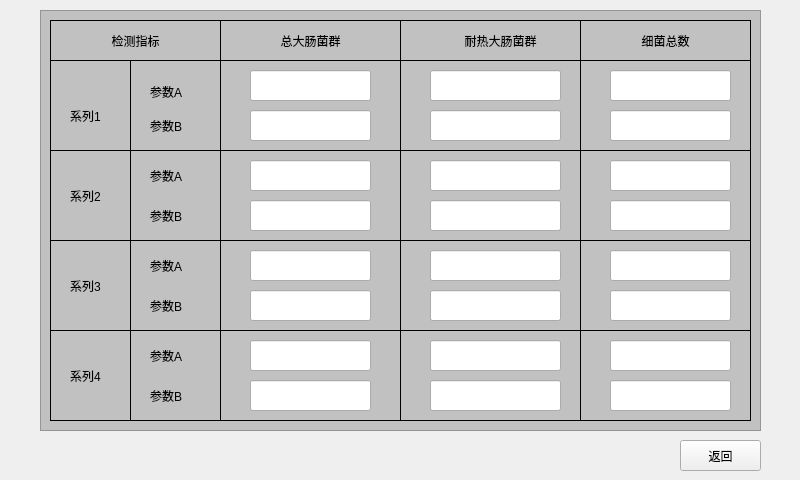
<?xml version="1.0" encoding="UTF-8"?>
<ui version="4.0">
 <class>ParaTable</class>
 <widget class="QWidget" name="ParaTable">
  <property name="geometry">
   <rect>
    <x>0</x>
    <y>0</y>
    <width>800</width>
    <height>480</height>
   </rect>
  </property>
  <property name="windowTitle">
   <string>Form</string>
  </property>
  <widget class="QLabel" name="lb1">
   <property name="geometry">
    <rect>
     <x>80</x>
     <y>20</y>
     <width>111</width>
     <height>41</height>
    </rect>
   </property>
   <property name="text">
    <string>检测指标</string>
   </property>
   <property name="alignment">
    <set>Qt::AlignCenter</set>
   </property>
  </widget>
  <widget class="QLabel" name="lb2">
   <property name="geometry">
    <rect>
     <x>250</x>
     <y>20</y>
     <width>121</width>
     <height>41</height>
    </rect>
   </property>
   <property name="text">
    <string>总大肠菌群</string>
   </property>
   <property name="alignment">
    <set>Qt::AlignCenter</set>
   </property>
  </widget>
  <widget class="QLabel" name="lb3">
   <property name="geometry">
    <rect>
     <x>430</x>
     <y>20</y>
     <width>141</width>
     <height>41</height>
    </rect>
   </property>
   <property name="text">
    <string>耐热大肠菌群</string>
   </property>
   <property name="alignment">
    <set>Qt::AlignCenter</set>
   </property>
  </widget>
  <widget class="QLabel" name="lb4">
   <property name="geometry">
    <rect>
     <x>620</x>
     <y>20</y>
     <width>91</width>
     <height>41</height>
    </rect>
   </property>
   <property name="text">
    <string>细菌总数</string>
   </property>
   <property name="alignment">
    <set>Qt::AlignCenter</set>
   </property>
  </widget>
  <widget class="QLabel" name="label_6">
   <property name="geometry">
    <rect>
     <x>70</x>
     <y>100</y>
     <width>71</width>
     <height>31</height>
    </rect>
   </property>
   <property name="text">
    <string>系列1</string>
   </property>
  </widget>
  <widget class="QLabel" name="label_7">
   <property name="geometry">
    <rect>
     <x>70</x>
     <y>180</y>
     <width>71</width>
     <height>31</height>
    </rect>
   </property>
   <property name="text">
    <string>系列2</string>
   </property>
  </widget>
  <widget class="QLabel" name="label_8">
   <property name="geometry">
    <rect>
     <x>70</x>
     <y>270</y>
     <width>71</width>
     <height>31</height>
    </rect>
   </property>
   <property name="text">
    <string>系列3</string>
   </property>
  </widget>
  <widget class="QLabel" name="label_9">
   <property name="geometry">
    <rect>
     <x>70</x>
     <y>360</y>
     <width>71</width>
     <height>31</height>
    </rect>
   </property>
   <property name="text">
    <string>系列4</string>
   </property>
  </widget>
  <widget class="QLabel" name="label_10">
   <property name="geometry">
    <rect>
     <x>150</x>
     <y>76</y>
     <width>71</width>
     <height>31</height>
    </rect>
   </property>
   <property name="text">
    <string>参数A</string>
   </property>
  </widget>
  <widget class="QLabel" name="label_11">
   <property name="geometry">
    <rect>
     <x>150</x>
     <y>110</y>
     <width>71</width>
     <height>31</height>
    </rect>
   </property>
   <property name="text">
    <string>参数B</string>
   </property>
  </widget>
  <widget class="QLabel" name="label_12">
   <property name="geometry">
    <rect>
     <x>150</x>
     <y>200</y>
     <width>71</width>
     <height>31</height>
    </rect>
   </property>
   <property name="text">
    <string>参数B</string>
   </property>
  </widget>
  <widget class="QLabel" name="label_13">
   <property name="geometry">
    <rect>
     <x>150</x>
     <y>160</y>
     <width>71</width>
     <height>31</height>
    </rect>
   </property>
   <property name="text">
    <string>参数A</string>
   </property>
  </widget>
  <widget class="QLabel" name="label_14">
   <property name="geometry">
    <rect>
     <x>150</x>
     <y>290</y>
     <width>71</width>
     <height>31</height>
    </rect>
   </property>
   <property name="text">
    <string>参数B</string>
   </property>
  </widget>
  <widget class="QLabel" name="label_15">
   <property name="geometry">
    <rect>
     <x>150</x>
     <y>250</y>
     <width>71</width>
     <height>31</height>
    </rect>
   </property>
   <property name="text">
    <string>参数A</string>
   </property>
  </widget>
  <widget class="QLabel" name="label_16">
   <property name="geometry">
    <rect>
     <x>150</x>
     <y>380</y>
     <width>71</width>
     <height>31</height>
    </rect>
   </property>
   <property name="text">
    <string>参数B</string>
   </property>
  </widget>
  <widget class="QLabel" name="label_17">
   <property name="geometry">
    <rect>
     <x>150</x>
     <y>340</y>
     <width>71</width>
     <height>31</height>
    </rect>
   </property>
   <property name="text">
    <string>参数A</string>
   </property>
  </widget>
  <widget class="QLineEdit" name="leTol1A">
   <property name="geometry">
    <rect>
     <x>250</x>
     <y>70</y>
     <width>121</width>
     <height>31</height>
    </rect>
   </property>
  </widget>
  <widget class="QLineEdit" name="leTol1B">
   <property name="geometry">
    <rect>
     <x>250</x>
     <y>110</y>
     <width>121</width>
     <height>31</height>
    </rect>
   </property>
  </widget>
  <widget class="QLineEdit" name="leTol2B">
   <property name="geometry">
    <rect>
     <x>250</x>
     <y>200</y>
     <width>121</width>
     <height>31</height>
    </rect>
   </property>
  </widget>
  <widget class="QLineEdit" name="leTol2A">
   <property name="geometry">
    <rect>
     <x>250</x>
     <y>160</y>
     <width>121</width>
     <height>31</height>
    </rect>
   </property>
  </widget>
  <widget class="QLineEdit" name="leTol3B">
   <property name="geometry">
    <rect>
     <x>250</x>
     <y>290</y>
     <width>121</width>
     <height>31</height>
    </rect>
   </property>
  </widget>
  <widget class="QLineEdit" name="leTol3A">
   <property name="geometry">
    <rect>
     <x>250</x>
     <y>250</y>
     <width>121</width>
     <height>31</height>
    </rect>
   </property>
  </widget>
  <widget class="QLineEdit" name="leTol4B">
   <property name="geometry">
    <rect>
     <x>250</x>
     <y>380</y>
     <width>121</width>
     <height>31</height>
    </rect>
   </property>
  </widget>
  <widget class="QLineEdit" name="leTol4A">
   <property name="geometry">
    <rect>
     <x>250</x>
     <y>340</y>
     <width>121</width>
     <height>31</height>
    </rect>
   </property>
  </widget>
  <widget class="QLineEdit" name="leTol2B_2">
   <property name="geometry">
    <rect>
     <x>430</x>
     <y>200</y>
     <width>131</width>
     <height>31</height>
    </rect>
   </property>
  </widget>
  <widget class="QLineEdit" name="leTol2A_2">
   <property name="geometry">
    <rect>
     <x>430</x>
     <y>160</y>
     <width>131</width>
     <height>31</height>
    </rect>
   </property>
  </widget>
  <widget class="QLineEdit" name="leTol3B_2">
   <property name="geometry">
    <rect>
     <x>430</x>
     <y>290</y>
     <width>131</width>
     <height>31</height>
    </rect>
   </property>
  </widget>
  <widget class="QLineEdit" name="leTol4B_2">
   <property name="geometry">
    <rect>
     <x>430</x>
     <y>380</y>
     <width>131</width>
     <height>31</height>
    </rect>
   </property>
  </widget>
  <widget class="QLineEdit" name="leTol4A_2">
   <property name="geometry">
    <rect>
     <x>430</x>
     <y>340</y>
     <width>131</width>
     <height>31</height>
    </rect>
   </property>
  </widget>
  <widget class="QLineEdit" name="leTol1B_2">
   <property name="geometry">
    <rect>
     <x>430</x>
     <y>110</y>
     <width>131</width>
     <height>31</height>
    </rect>
   </property>
  </widget>
  <widget class="QLineEdit" name="leTol3A_2">
   <property name="geometry">
    <rect>
     <x>430</x>
     <y>250</y>
     <width>131</width>
     <height>31</height>
    </rect>
   </property>
  </widget>
  <widget class="QLineEdit" name="leTol1A_2">
   <property name="geometry">
    <rect>
     <x>430</x>
     <y>70</y>
     <width>131</width>
     <height>31</height>
    </rect>
   </property>
  </widget>
  <widget class="QLineEdit" name="leTol2B_3">
   <property name="geometry">
    <rect>
     <x>610</x>
     <y>200</y>
     <width>121</width>
     <height>31</height>
    </rect>
   </property>
  </widget>
  <widget class="QLineEdit" name="leTol2A_3">
   <property name="geometry">
    <rect>
     <x>610</x>
     <y>160</y>
     <width>121</width>
     <height>31</height>
    </rect>
   </property>
  </widget>
  <widget class="QLineEdit" name="leTol3B_3">
   <property name="geometry">
    <rect>
     <x>610</x>
     <y>290</y>
     <width>121</width>
     <height>31</height>
    </rect>
   </property>
  </widget>
  <widget class="QLineEdit" name="leTol4B_3">
   <property name="geometry">
    <rect>
     <x>610</x>
     <y>380</y>
     <width>121</width>
     <height>31</height>
    </rect>
   </property>
  </widget>
  <widget class="QLineEdit" name="leTol4A_3">
   <property name="geometry">
    <rect>
     <x>610</x>
     <y>340</y>
     <width>121</width>
     <height>31</height>
    </rect>
   </property>
  </widget>
  <widget class="QLineEdit" name="leTol1B_3">
   <property name="geometry">
    <rect>
     <x>610</x>
     <y>110</y>
     <width>121</width>
     <height>31</height>
    </rect>
   </property>
  </widget>
  <widget class="QLineEdit" name="leTol3A_3">
   <property name="geometry">
    <rect>
     <x>610</x>
     <y>250</y>
     <width>121</width>
     <height>31</height>
    </rect>
   </property>
  </widget>
  <widget class="QLineEdit" name="leTol1A_3">
   <property name="geometry">
    <rect>
     <x>610</x>
     <y>70</y>
     <width>121</width>
     <height>31</height>
    </rect>
   </property>
  </widget>
  <widget class="QFrame" name="frame">
   <property name="geometry">
    <rect>
     <x>40</x>
     <y>10</y>
     <width>721</width>
     <height>421</height>
    </rect>
   </property>
   <property name="styleSheet">
    <string notr="true">background-color: rgb(193, 193, 193);</string>
   </property>
   <property name="frameShape">
    <enum>QFrame::StyledPanel</enum>
   </property>
   <property name="frameShadow">
    <enum>QFrame::Sunken</enum>
   </property>
   <zorder>lb2</zorder>
   <zorder>leTol2B</zorder>
   <zorder>leTol2B</zorder>
   <zorder>leTol4A</zorder>
  </widget>
  <widget class="QPushButton" name="pushButton">
   <property name="geometry">
    <rect>
     <x>680</x>
     <y>440</y>
     <width>81</width>
     <height>31</height>
    </rect>
   </property>
   <property name="text">
    <string>返回</string>
   </property>
  </widget>
  <widget class="Line" name="line">
   <property name="geometry">
    <rect>
     <x>50</x>
     <y>60</y>
     <width>701</width>
     <height>1</height>
    </rect>
   </property>
   <property name="styleSheet">
    <string notr="true">background-color: rgb(0, 0, 0);</string>
   </property>
   <property name="orientation">
    <enum>Qt::Horizontal</enum>
   </property>
  </widget>
  <widget class="Line" name="line_2">
   <property name="geometry">
    <rect>
     <x>130</x>
     <y>60</y>
     <width>1</width>
     <height>361</height>
    </rect>
   </property>
   <property name="styleSheet">
    <string notr="true">background-color: rgb(0, 0, 0);</string>
   </property>
   <property name="orientation">
    <enum>Qt::Vertical</enum>
   </property>
  </widget>
  <widget class="Line" name="line_3">
   <property name="geometry">
    <rect>
     <x>50</x>
     <y>150</y>
     <width>701</width>
     <height>1</height>
    </rect>
   </property>
   <property name="styleSheet">
    <string notr="true">background-color: rgb(0, 0, 0);</string>
   </property>
   <property name="orientation">
    <enum>Qt::Horizontal</enum>
   </property>
  </widget>
  <widget class="Line" name="line_4">
   <property name="geometry">
    <rect>
     <x>50</x>
     <y>240</y>
     <width>701</width>
     <height>1</height>
    </rect>
   </property>
   <property name="styleSheet">
    <string notr="true">background-color: rgb(0, 0, 0);</string>
   </property>
   <property name="orientation">
    <enum>Qt::Horizontal</enum>
   </property>
  </widget>
  <widget class="Line" name="line_5">
   <property name="geometry">
    <rect>
     <x>50</x>
     <y>330</y>
     <width>701</width>
     <height>1</height>
    </rect>
   </property>
   <property name="styleSheet">
    <string notr="true">background-color: rgb(0, 0, 0);</string>
   </property>
   <property name="orientation">
    <enum>Qt::Horizontal</enum>
   </property>
  </widget>
  <widget class="Line" name="line_6">
   <property name="geometry">
    <rect>
     <x>220</x>
     <y>20</y>
     <width>1</width>
     <height>401</height>
    </rect>
   </property>
   <property name="styleSheet">
    <string notr="true">background-color: rgb(0, 0, 0);</string>
   </property>
   <property name="orientation">
    <enum>Qt::Vertical</enum>
   </property>
  </widget>
  <widget class="Line" name="line_7">
   <property name="geometry">
    <rect>
     <x>400</x>
     <y>20</y>
     <width>1</width>
     <height>401</height>
    </rect>
   </property>
   <property name="styleSheet">
    <string notr="true">background-color: rgb(0, 0, 0);</string>
   </property>
   <property name="orientation">
    <enum>Qt::Vertical</enum>
   </property>
  </widget>
  <widget class="Line" name="line_8">
   <property name="geometry">
    <rect>
     <x>580</x>
     <y>20</y>
     <width>1</width>
     <height>401</height>
    </rect>
   </property>
   <property name="styleSheet">
    <string notr="true">background-color: rgb(0, 0, 0);</string>
   </property>
   <property name="orientation">
    <enum>Qt::Vertical</enum>
   </property>
  </widget>
  <widget class="Line" name="line_9">
   <property name="geometry">
    <rect>
     <x>50</x>
     <y>20</y>
     <width>701</width>
     <height>1</height>
    </rect>
   </property>
   <property name="styleSheet">
    <string notr="true">background-color: rgb(0, 0, 0);</string>
   </property>
   <property name="orientation">
    <enum>Qt::Horizontal</enum>
   </property>
  </widget>
  <widget class="Line" name="line_10">
   <property name="geometry">
    <rect>
     <x>50</x>
     <y>420</y>
     <width>701</width>
     <height>1</height>
    </rect>
   </property>
   <property name="styleSheet">
    <string notr="true">background-color: rgb(0, 0, 0);</string>
   </property>
   <property name="orientation">
    <enum>Qt::Horizontal</enum>
   </property>
  </widget>
  <widget class="Line" name="line_11">
   <property name="geometry">
    <rect>
     <x>750</x>
     <y>20</y>
     <width>1</width>
     <height>401</height>
    </rect>
   </property>
   <property name="styleSheet">
    <string notr="true">background-color: rgb(0, 0, 0);</string>
   </property>
   <property name="orientation">
    <enum>Qt::Vertical</enum>
   </property>
  </widget>
  <widget class="Line" name="line_12">
   <property name="geometry">
    <rect>
     <x>50</x>
     <y>20</y>
     <width>1</width>
     <height>401</height>
    </rect>
   </property>
   <property name="styleSheet">
    <string notr="true">background-color: rgb(0, 0, 0);</string>
   </property>
   <property name="orientation">
    <enum>Qt::Vertical</enum>
   </property>
  </widget>
  <zorder>frame</zorder>
  <zorder>lb1</zorder>
  <zorder>lb2</zorder>
  <zorder>lb3</zorder>
  <zorder>lb4</zorder>
  <zorder>label_6</zorder>
  <zorder>label_7</zorder>
  <zorder>label_8</zorder>
  <zorder>label_9</zorder>
  <zorder>label_10</zorder>
  <zorder>label_11</zorder>
  <zorder>label_12</zorder>
  <zorder>label_13</zorder>
  <zorder>label_14</zorder>
  <zorder>label_15</zorder>
  <zorder>label_16</zorder>
  <zorder>label_17</zorder>
  <zorder>leTol1A</zorder>
  <zorder>leTol1B</zorder>
  <zorder>leTol2B</zorder>
  <zorder>leTol2A</zorder>
  <zorder>leTol3B</zorder>
  <zorder>leTol3A</zorder>
  <zorder>leTol4B</zorder>
  <zorder>leTol4A</zorder>
  <zorder>leTol2B_2</zorder>
  <zorder>leTol2A_2</zorder>
  <zorder>leTol3B_2</zorder>
  <zorder>leTol4B_2</zorder>
  <zorder>leTol4A_2</zorder>
  <zorder>leTol1B_2</zorder>
  <zorder>leTol3A_2</zorder>
  <zorder>leTol1A_2</zorder>
  <zorder>leTol2B_3</zorder>
  <zorder>leTol2A_3</zorder>
  <zorder>leTol3B_3</zorder>
  <zorder>leTol4B_3</zorder>
  <zorder>leTol4A_3</zorder>
  <zorder>leTol1B_3</zorder>
  <zorder>leTol3A_3</zorder>
  <zorder>leTol1A_3</zorder>
  <zorder>pushButton</zorder>
  <zorder>line</zorder>
  <zorder>line_2</zorder>
  <zorder>line_3</zorder>
  <zorder>line_4</zorder>
  <zorder>line_5</zorder>
  <zorder>line_6</zorder>
  <zorder>line_7</zorder>
  <zorder>line_8</zorder>
  <zorder>line_9</zorder>
  <zorder>line_10</zorder>
  <zorder>line_11</zorder>
  <zorder>line_12</zorder>
 </widget>
 <resources/>
 <connections/>
</ui>
